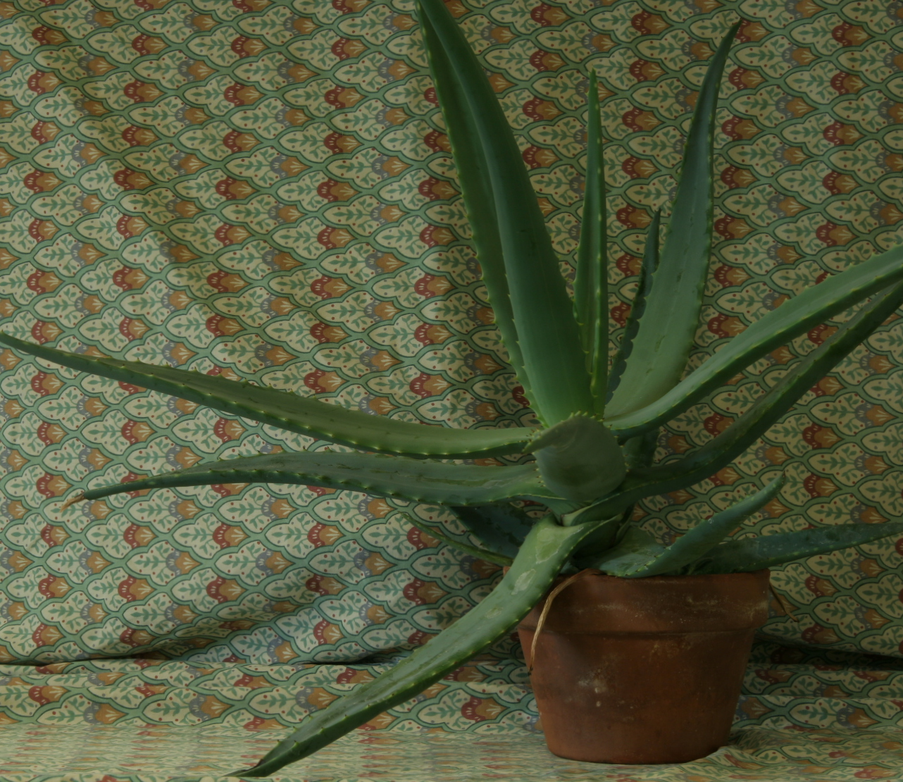
#> input picture view0.png, 903 x 782 px, shrunk from 1282 x 1110 before the run
$ jupyter execute chap173.ipynb
#> lines starting #> are read from the running program, lines starting #| are printed output that depends on the picture
# 1.7.3 Epipolar Geometry

[cell 1]
import cv2
import numpy as np
from matplotlib import pyplot as plt

[cell 2]
img1 = cv2.imread('view0.png',0) #queryimage # left image sIMG_2541 sim2
#> img1: shape (782, 903); min 2, max 169, mean 81.8
img2 = cv2.imread('view1.png',0) #trainimage # right image sIMG_2542 sim3
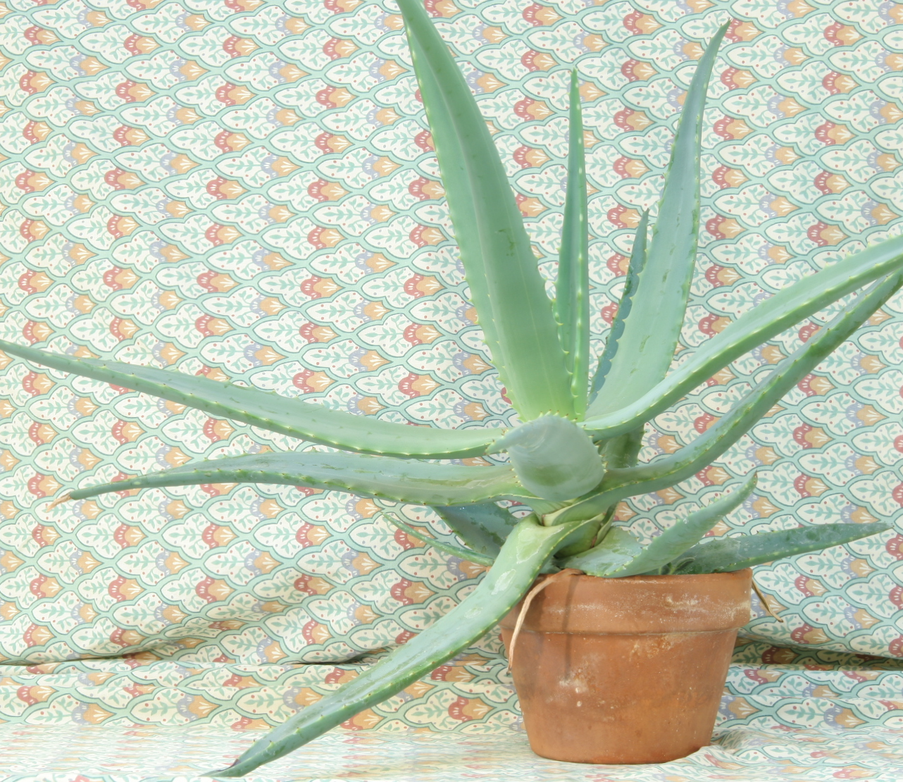
#> input picture view1.png, 903 x 782 px, shrunk from 1282 x 1110 before the run
#> img2: shape (782, 903); min 22, max 254, mean 196.1
sift = cv2.SIFT_create()

[cell 3]
# find the keypoints and descriptors with SIFT
kp1, des1 = sift.detectAndCompute(img1,None)
#> kp1 = 10303 keypoints; strongest (x, y, size): (208, 487, 3.3), (344, 668, 3.4), (250, 382, 1.9), (140, 452, 1.8)
kp2, des2 = sift.detectAndCompute(img2,None)
#> kp2 = 10116 keypoints; strongest (x, y, size): (541, 523, 6.2), (561, 556, 17.1), (107, 658, 4), (124, 656, 4.2)

[cell 4]
print(len(kp1),len(kp2)) # 퓨처 점
#| 10303 10116

[cell 5]
# FLANN parameters
FLANN_INDEX_KDTREE = 0
index_params = dict(algorithm = FLANN_INDEX_KDTREE, trees = 5)
search_params = dict(checks=50)
flann = cv2.FlannBasedMatcher(index_params,search_params)
matches = flann.knnMatch(des1,des2,k=2)
#> matches = 10303 matches
good = []
pts1 = []
pts2 = []
# ratio test as per Lowe's paper
for i,(m,n) in enumerate(matches):
    if m.distance < 0.5*n.distance:
        good.append(m)
        pts2.append(kp2[m.trainIdx].pt)
        pts1.append(kp1[m.queryIdx].pt)
#> after the loop, good = 705 matches; pts1 = 705 pairs, first value 19.26 to 896.4, second value 2.8 to 776.1; pts2 = 705 pairs, first value 11.4 to 887.9, second value 2.78 to 776.1

[cell 6]
pts1 = np.int32(pts1)
#> pts1 = 705 pairs, first value 19 to 896, second value 2 to 776
pts2 = np.int32(pts2)
#> pts2 = 705 pairs, first value 11 to 887, second value 2 to 776
F, mask = cv2.findFundamentalMat(pts1,pts2,cv2.FM_LMEDS)
#> F = [[5.43e-21, 3.53e-19, -2.05e-16], [-3.53e-19, 1.21e-20, -0.00547], [2.03e-16, 0.00547, 2.66e-15]]; mask = 705 values, max 1 at index 2, min 0 at index 0, mean 0.843
# We select only inlier points
pts1 = pts1[mask.ravel()==1]
#> pts1 = 594 pairs, first value 22 to 896, second value 2 to 776
pts2 = pts2[mask.ravel()==1]
#> pts2 = 594 pairs, first value 12 to 887, second value 2 to 776

[cell 7]
print(F)
#| [[ 5.42643363e-21  3.52804320e-19 -2.04752564e-16]
#|  [-3.52804320e-19  1.20587414e-20 -5.47493758e-03]
#|  [ 2.02939429e-16  5.47493758e-03  2.66453526e-15]]
print(pts1.shape, pts2.shape)
#| (594, 2) (594, 2)

[cell 8]
def drawlines(img1,img2,lines,pts1,pts2):
    ''' img1 - image on which we draw the epilines for the points in img2
    lines - corresponding epilines '''
    r,c = img1.shape
    img1 = cv2.cvtColor(img1,cv2.COLOR_GRAY2BGR)
    img2 = cv2.cvtColor(img2,cv2.COLOR_GRAY2BGR)
    for r,pt1,pt2 in zip(lines,pts1,pts2):
        color = tuple(np.random.randint(0,255,3).tolist())
        x0,y0 = map(int, [0, -r[2]/r[1] ])
        x1,y1 = map(int, [c, -(r[2]+r[0]*c)/r[1] ])
        img1 = cv2.line(img1, (x0,y0), (x1,y1), color,1)
        img1 = cv2.circle(img1,tuple(pt1),5,color,-1)
        img2 = cv2.circle(img2,tuple(pt2),5,color,-1)
    return img1,img2

[cell 9]
# Find epilines corresponding to points in right image (second image) and
# drawing its lines on left image
lines1 = cv2.computeCorrespondEpilines(pts2.reshape(-1,1,2), 2,F)
#> lines1 = 594 rows, first 8: [-4.48e-15, 1, -645], [-4.68e-15, 1, -648], [4.41e-15, 1, -507], [-8.54e-15, 1, -708], [-2.1e-15, 1, -608], [1.15e-14, 1, -397], [1.15e-14, 1, -397], [3.04e-14, 1, -103]
lines1 = lines1.reshape(-1,3)
img5,img6 = drawlines(img1,img2,lines1,pts1,pts2)
#> the loop in drawlines, `for r,pt1,pt2 in zip(lines,pts1,pts2):` made 594 passes
#> (r, pt1, pt2, color, y0, y1) on passes 1 to 3: ([-4.48e-15, 1, -645], [22, 645], [13, 645], (172, 47, 117), 645, 645), ([-4.68e-15, 1, -648], [23, 648], [14, 648], (192, 67, 251), 648, 648), ([4.41e-15, 1, -507], [23, 507], [15, 507], (195, 103, 9), 507, 506)
#> after the loop in drawlines, `for r,pt1,pt2 in zip(lines,pts1,pts2):`:
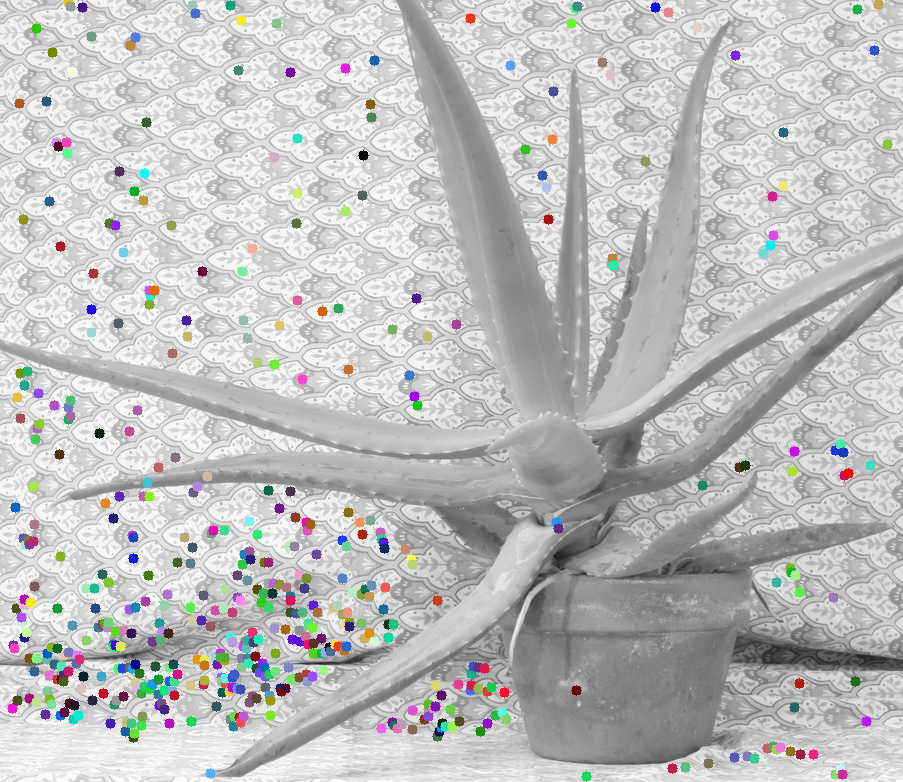
#> img2: shape (782, 903, 3); mean B, G, R 191.4, 191.6, 191.3

[cell 10]
# Find epilines corresponding to points in left image (first image) and
# drawing its lines on right image
lines2 = cv2.computeCorrespondEpilines(pts1.reshape(-1,1,2), 1,F)
#> lines2 = 594 rows, first 8: [4.19e-15, -1, 645], [4.38e-15, -1, 648], [-4.7e-15, -1, 507], [8.25e-15, -1, 708], [1.81e-15, -1, 608], [-1.18e-14, -1, 397], [-1.18e-14, -1, 397], [-3.07e-14, -1, 103]
lines2 = lines2.reshape(-1,3)
img3,img4 = drawlines(img2,img1,lines2,pts2,pts1)
#> the loop in drawlines (call 2), `for r,pt1,pt2 in zip(lines,pts1,pts2):` made 594 passes
#> (r, pt1, pt2, color, y0, y1) on passes 1 to 3: ([4.19e-15, -1, 645], [13, 645], [22, 645], (15, 18, 157), 645, 645), ([4.38e-15, -1, 648], [14, 648], [23, 648], (181, 188, 42), 648, 648), ([-4.7e-15, -1, 507], [15, 507], [23, 507], (210, 130, 29), 507, 506)
#> pass 1, in drawlines (call 2), `img1 = cv2.line(img1, (x0,y0), (x1,y1), color,1)`:
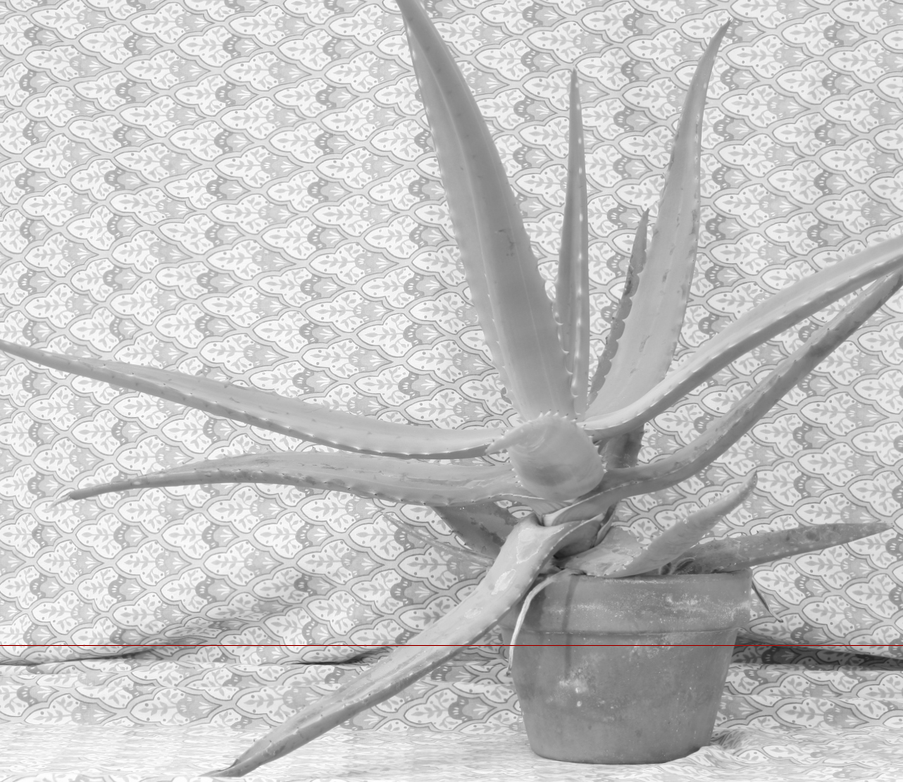
#> img1: shape (782, 903, 3); mean B, G, R 195.9, 195.9, 196
#> after the loop in drawlines (call 2), `for r,pt1,pt2 in zip(lines,pts1,pts2):`:
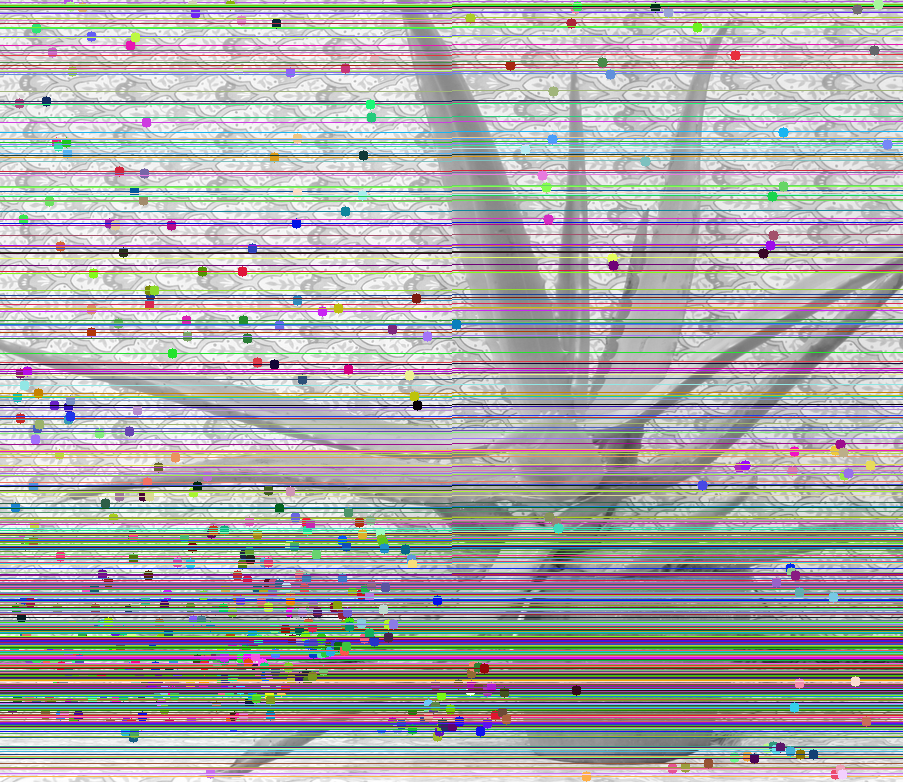
#> img1: shape (782, 903, 3); mean B, G, R 168.3, 167.6, 168.9
#> after the loop in drawlines (call 2), `for r,pt1,pt2 in zip(lines,pts1,pts2):`:
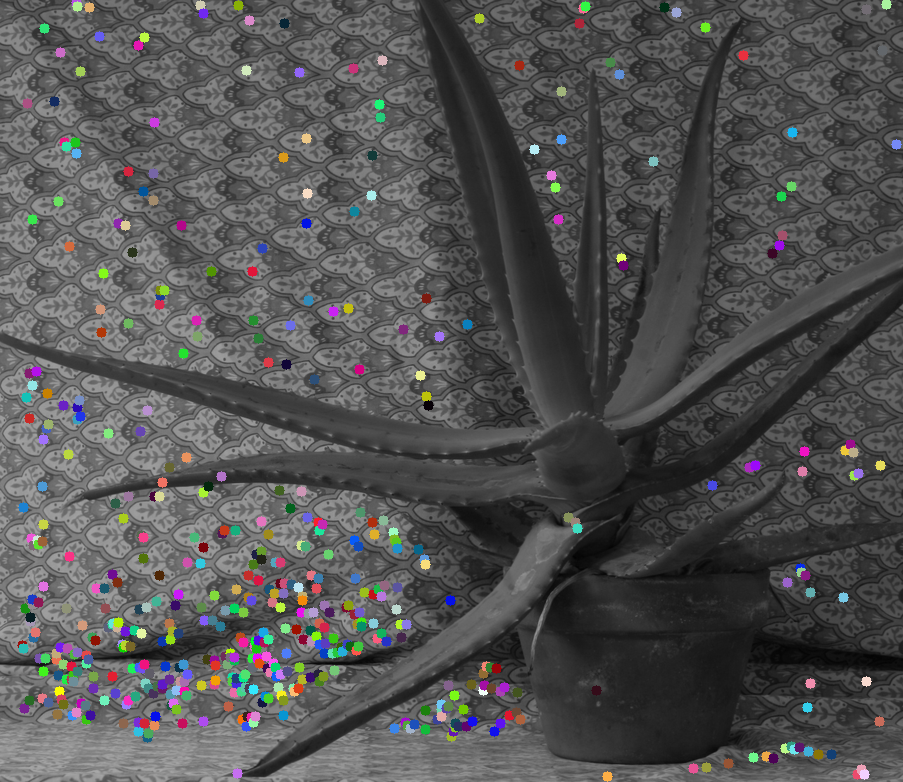
#> img2: shape (782, 903, 3); mean B, G, R 83, 82.9, 83.1
plt.subplot(121),plt.imshow(img5)
plt.subplot(122),plt.imshow(img3)
plt.show()  # 점 찾은걸 선 긋기
#> figure, not shown here; B, G, R data is drawn as R, G, B

# 1.7.4 Depth Map from Stereo Images

[cell 11]
import numpy as np
import cv2
from matplotlib import pyplot as plt

[cell 12]
imgL = cv2.imread('view0.png',0)
imgR = cv2.imread('view1.png',0)

[cell 13]
#stereo = cv2.createStereoBM(numDisparities=16, blockSize=15)
stereo = cv2.StereoBM_create(numDisparities=16, blockSize=15)
disparity = stereo.compute(imgL,imgR)
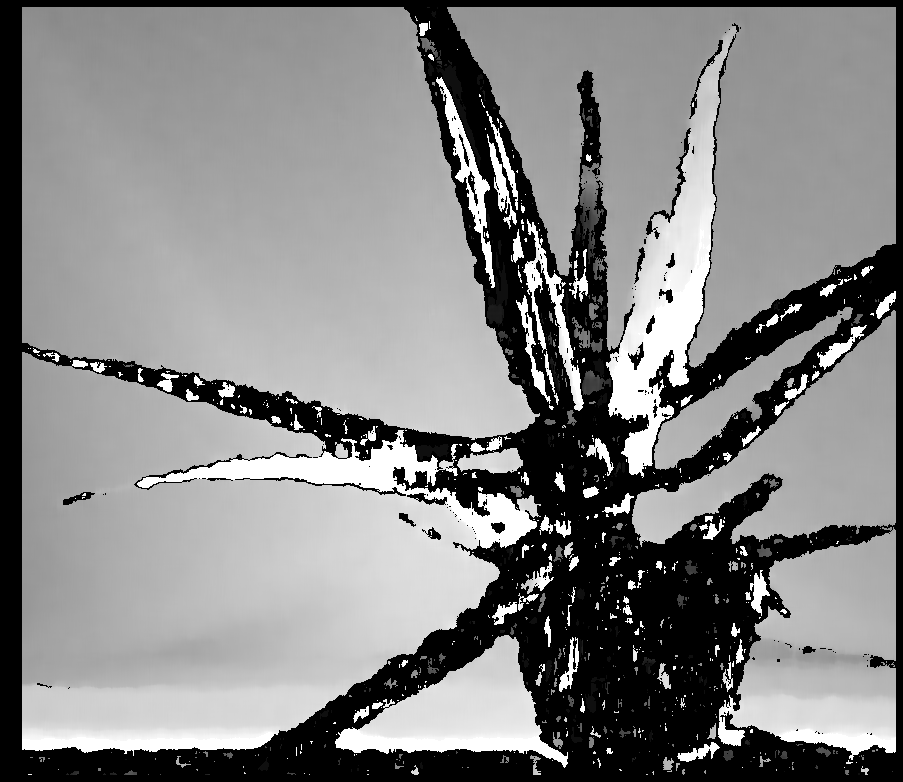
#> disparity: shape (782, 903) int16; min -16, max 240, mean 117.5; drawn with min black and max white
plt.imshow(disparity,'gray')
plt.show()
